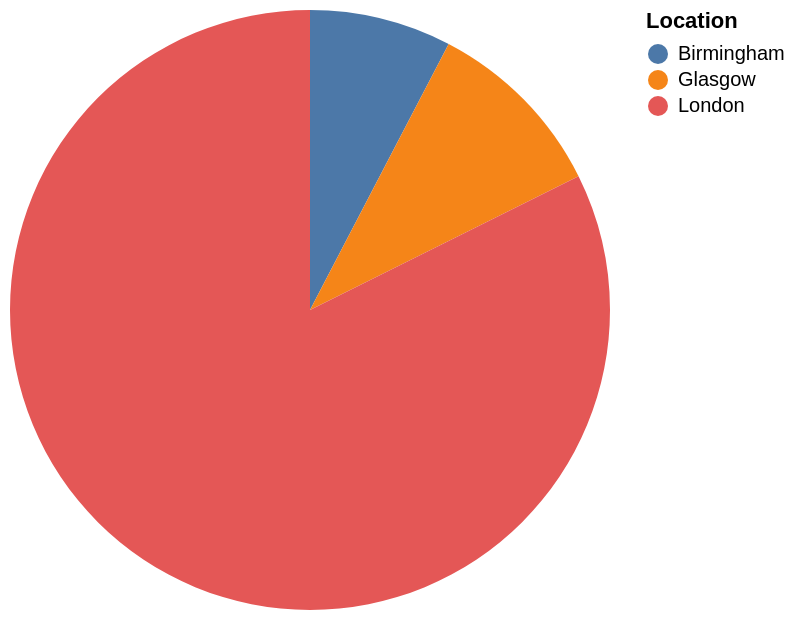

Express this chart as Vega-Lite.
### Vega-Lite specification from a JSON file in a GitHub repository (floating-point values rounded to 4 significant figures)
{"data": {"values": [{"x_data": "Birmingham", "y_data": 13}, {"x_data": "Glasgow", "y_data": 17}, {"x_data": "London", "y_data": 140}]}, "mark": "arc", "encoding": {"theta": {"field": "y_data", "type": "quantitative", "title": "sum(number_of_platforms)"}, "color": {"field": "x_data", "type": "nominal", "title": "Location"}}}
